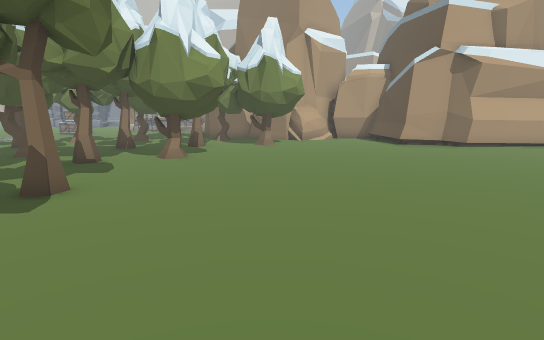
View 1 (above)

24 first-person views from a walk through a scene from a Unity 3-D project. The camera is 1.5 m above the floor, tilts 10° down and sees 80° across. The floor is counted in squares, 1 m on a side. Each view is taken from the middle of a square. On the plan, view 1 faces up. The plan holds only what a view shows up to about 15 squares ahead; the rest is blank. The place goes on beyond the plan. The player character is not drawn.

View 2
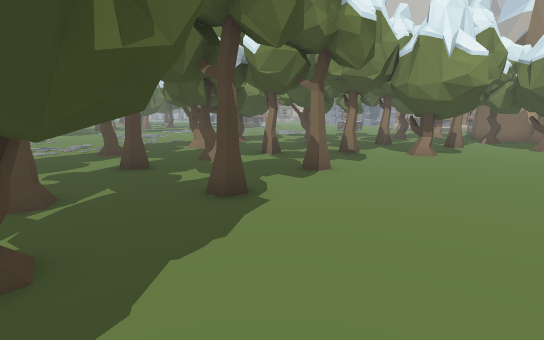

View 3
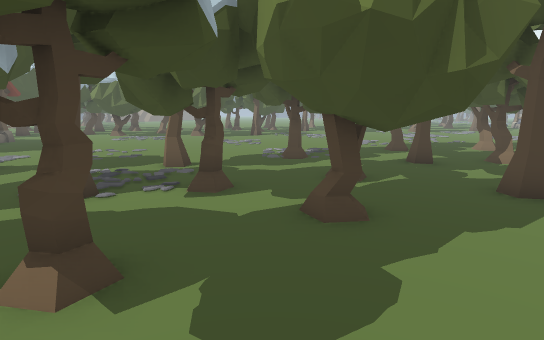

View 4
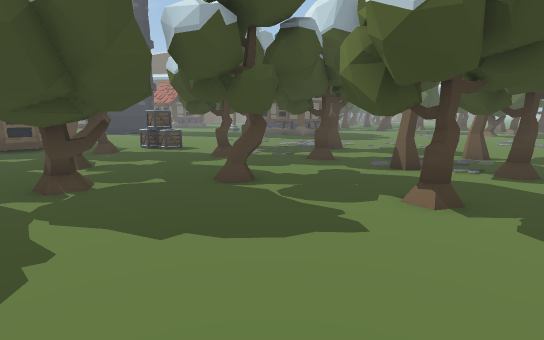

View 5
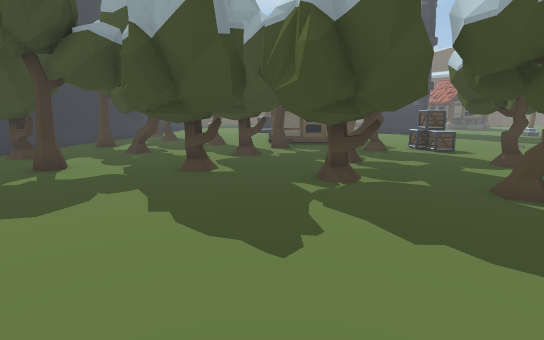

View 6
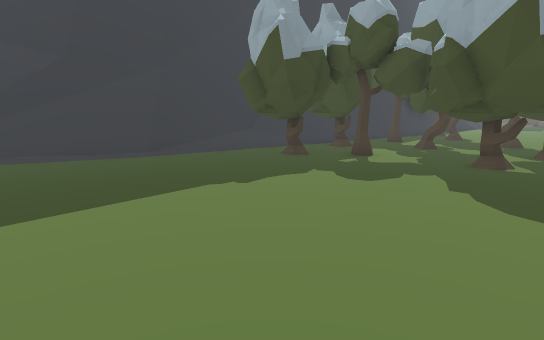

View 7
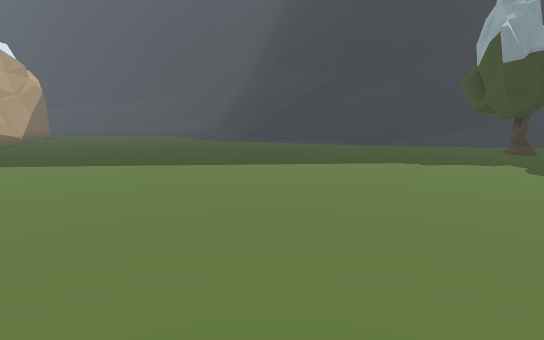

View 8
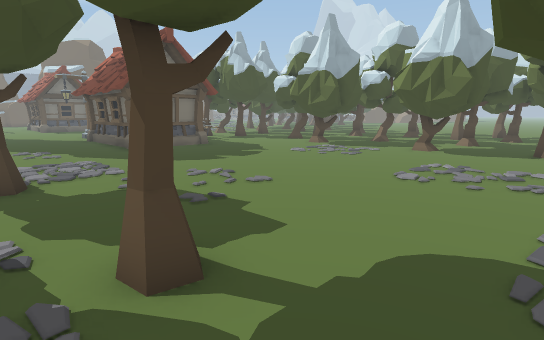

View 9
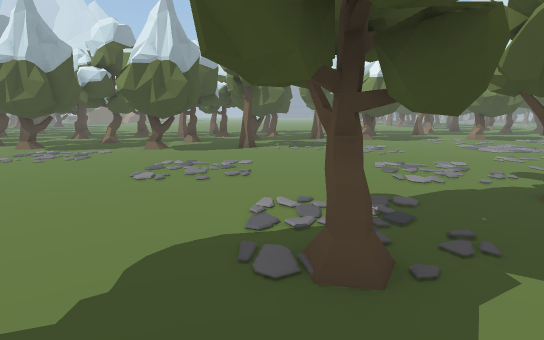

View 10
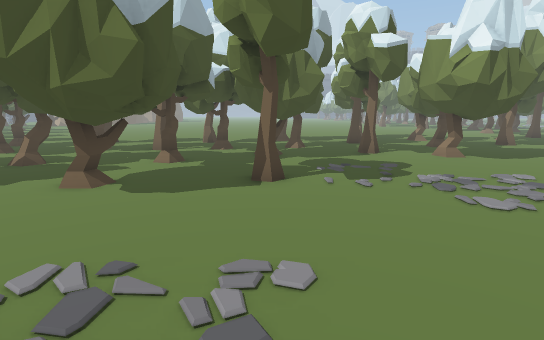

View 11
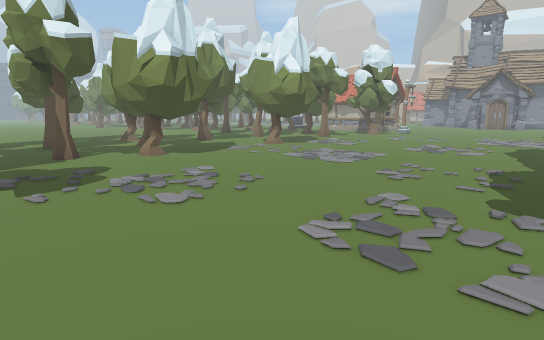

View 12
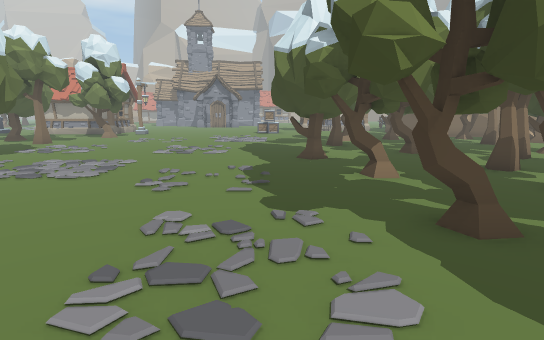

View 13
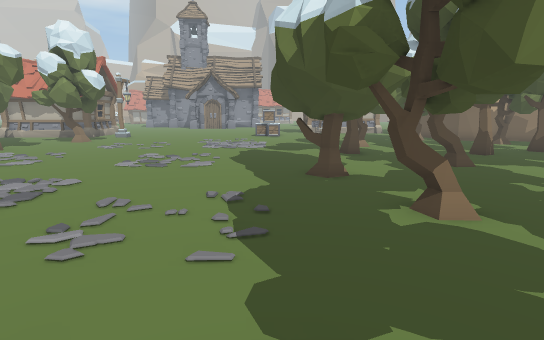

View 14
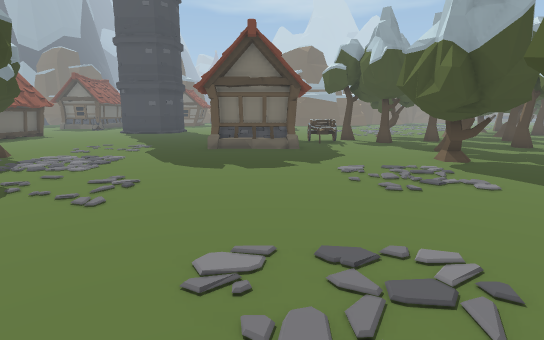

View 15
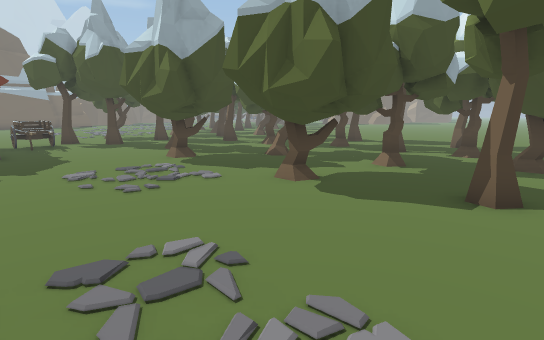

View 16
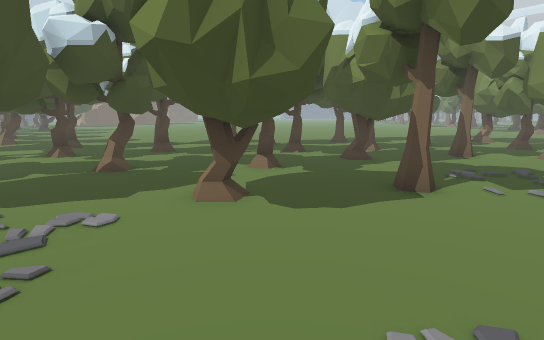

View 17
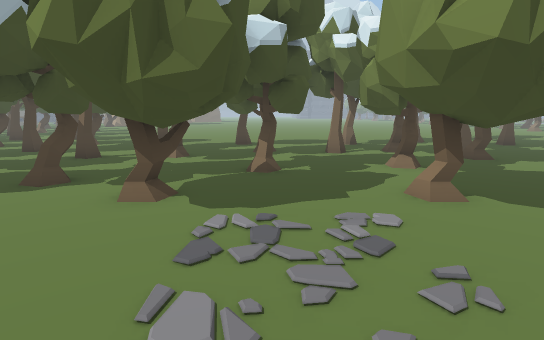

View 18
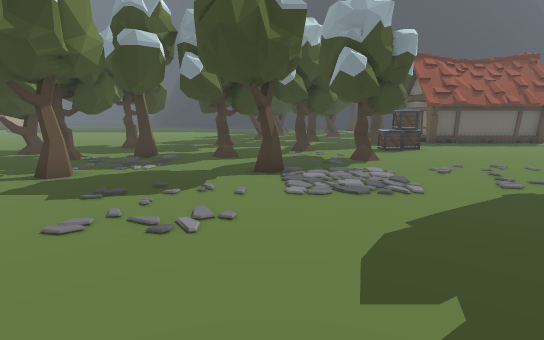

View 19
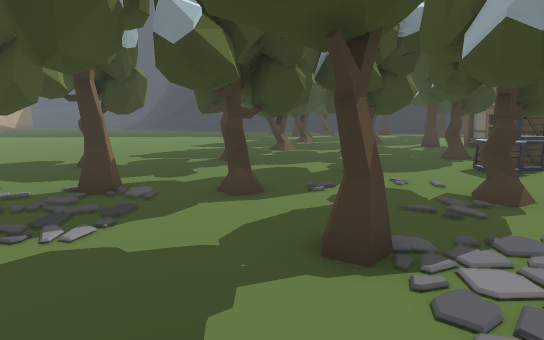

View 20
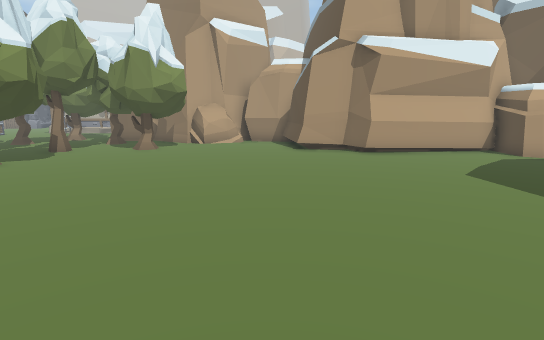

View 21
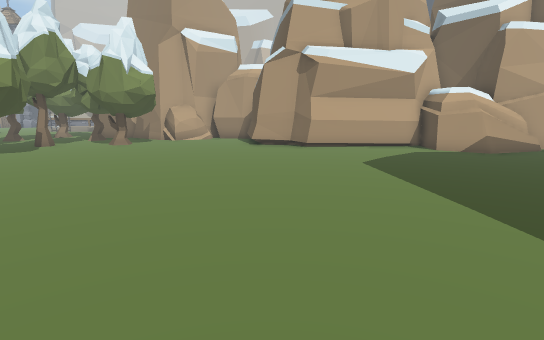

View 22
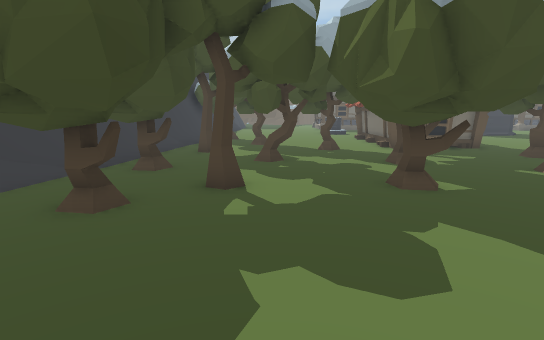

View 23
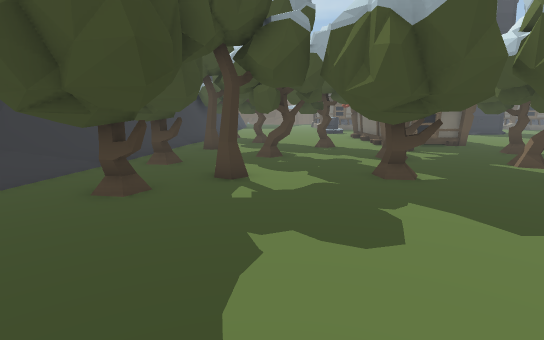

View 24
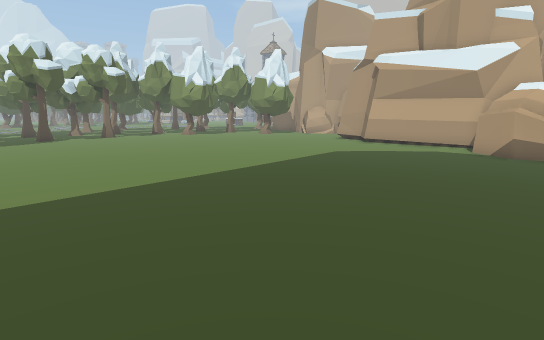

### Floor plan
Key: @ floor where view 1 was taken; # wall or solid block; . floor; = window, fence, low wall or low ledge; T tree; C crate; O other object.
Columns run from 28 left of view 1 to 17 right of it. Each row starts with its distance up from view 1.
 17    ......     ... TT    .TT# T....#
 16    .............. T# ......TT#....##
 15   TT............. .. ...TT........#########
 14   ...............T....T..............### .#  #
 13   ........................................####
 12    ................TT...#TT................#=.
 11      T........T##TTT....T#...................
 10    TT#.........T#.....T......................
  9 ..   ........................................
  8 T.. .............T..T........................
  7 ................TT..T........................
  6 ....................TT.TT.....................
  5 T..  ..............TT.........................
  4 TT.##...........TT............................
  3 ...T#...........TT..T...T.....................
  2 ....................T...T.....................
  1 ..TT...................T......................
  0 ..=................T..TTT##T@................
 -1 TT................TT.....T#...................
 -2 TTT #T.......................................=
 -3 ...T#..TT..............TT....................#
 -4 ....................... TT.TT................#
 -5 .TT.................TT..T..T#...............=#
 -6 .TT..T.T##T.............T...................=#
 -7 .TT..TT.T#..................TT..............=#
 -8 ..T.....................TT.TT.T##T......###.=#
 -9 ......T.................TT.....TTT.#T...TT .=#
-10 .T .TTT..............TT...........TT#..T  ..##
-11 .TT....T##................T...TT...T ..T  T.##
-12 ........T#T...............TT..TT...T....T#TT#
-13 ..TT....T#.............TT.  .....###..T..T###
-14 T..TT..T................#.C......TT .TTT...#
-15 TT. ..TT..................CC.T.......TT....#
-16  T.T.........#####........CC.TT.TT........ #
-17 ...=.......O.   ##..................T...TT##
-18 ......  T..OO    #... .......#####..TT.. .=#

Positions as (right, up) in squares from view 1, and headings:
1: (0, 0), facing up
2: (1, -1), facing up-left
3: (2, -2), facing left
4: (5, -2), facing down-left
5: (5, -2), facing down
6: (5, 0), facing down-right
7: (1, 0), facing right
8: (-6, -2), facing down-left
9: (-6, -2), facing left
10: (-13, -3), facing left
11: (-13, -2), facing up-left
12: (-14, -1), facing up
13: (-14, 2), facing up
14: (-14, -2), facing down
15: (-14, -2), facing down-left
16: (-14, -6), facing left
17: (-14, -10), facing left
18: (-15, -10), facing right
19: (-10, -9), facing right
20: (5, 2), facing up
21: (7, 0), facing up
22: (10, -4), facing down
23: (10, -3), facing down
24: (17, -1), facing up-left
